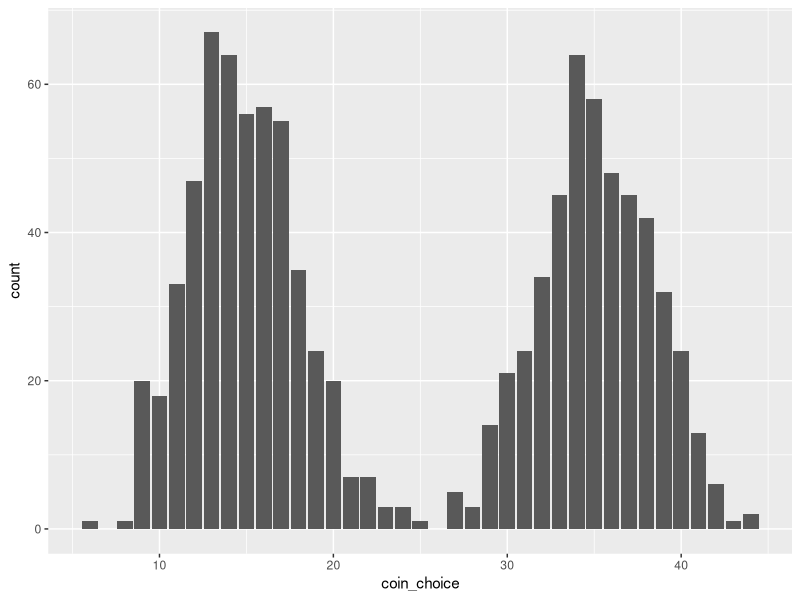
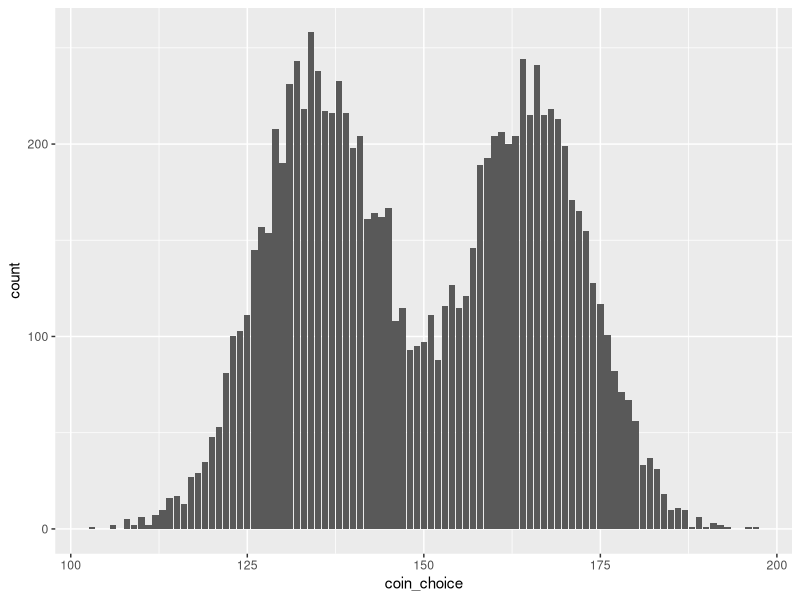
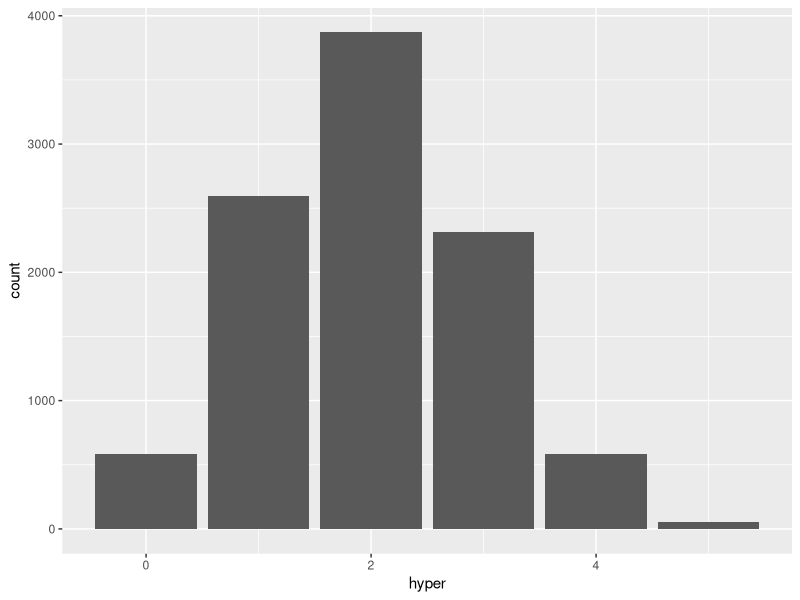
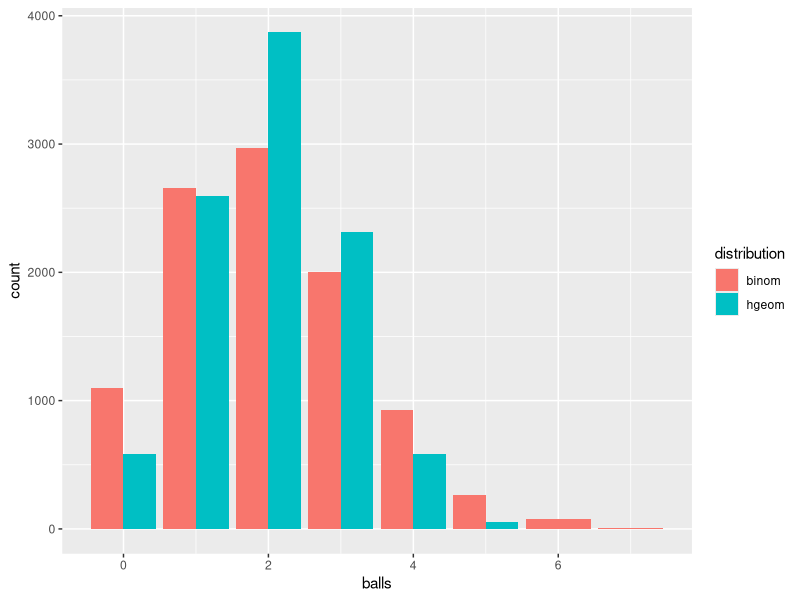
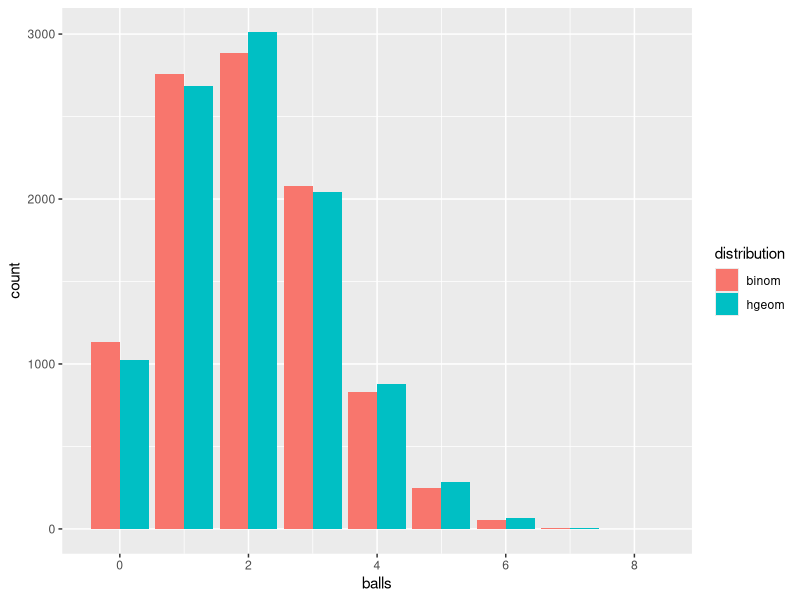
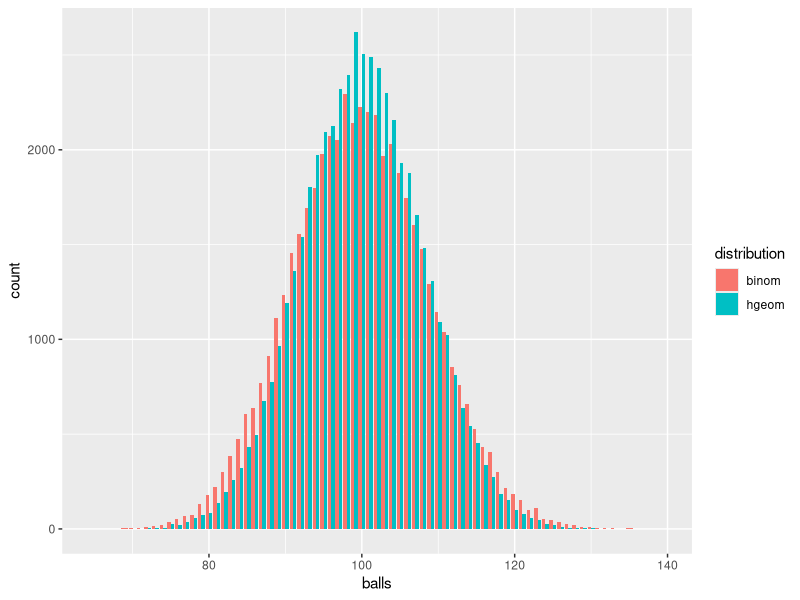

The R script that drew these images, in order: (Note: a time limit stopped this script after it produced the figures.)
## ---- chunk 1
knitr::opts_chunk$set(echo = TRUE)
if(!require("tidyverse")) {
  install.packages("tidyverse")
  require(tidyverse)
}
## ---- chunk 2
# dbinom gives you the PMF evaluated at the event that the
# binomial rv yields the first argument
dbinom(8, 20, 0.4)

# Cumulative PMF at the argument
# monotonically increasing
pbinom(c(1:25), 20, 0.4)

# Input is quantile
# Gives you the boundary to reach that quantile
qbinom(0.5, 20, 0.4)

# Random number generation
rbinom(55, 20, 0.4)

# set.seed to make results reproducible
set.seed(20210930)
rbinom(55, 20, 0.4)
## ---- chunk 3
coin1 <- rbinom(1000, 50, 0.3)
coin2 <- rbinom(1000, 50, 0.7)
x <- sample(0:1, 1000, replace = T)
coin_choice <- c(
  coin1[!x], 
  coin2[as.logical(x)]
)
## ---- chunk 4
library(ggplot2)
df <- data.frame(
  x = c(1:length(coin_choice)), 
  coin_choice
)
ggplot(df, aes(x = coin_choice)) + 
  geom_bar()
## ---- chunk 5
coin1 <- rbinom(10000, 300, 0.45)
coin2 <- rbinom(10000, 300, 0.55)
x <- sample(0:1, 10000, replace = T)
coin_choice <- c(
  coin1[!x], 
  coin2[as.logical(x)]
)

ggplot(data.frame(coin_choice), aes(x = coin_choice)) + 
  geom_bar()
## ---- chunk 6
hyper <- rhyper(10000, 5, 20, 10)
df <- data.frame(
  x = 1:1000, 
  hyper
)
ggplot(df, aes(x = hyper)) + 
  geom_bar()
## ---- chunk 7
binom <- rbinom(10000, 10, 0.2)
df <- data.frame(df, binom) # wide table - not good for plotting
df <- rbind(
  data.frame(
    balls = hyper, 
    distribution = "hgeom"
  ), 
  data.frame(
    balls = binom, 
    distribution = "binom"
  )
)
ggplot(df, aes(x = balls, fill = distribution)) + 
  geom_bar(position = "dodge")
## ---- chunk 8
df <- rbind(
  data.frame(
    balls = rhyper(10000, 500, 2000, 10), 
    distribution = "hgeom"
  ), 
  data.frame(
    balls = rbinom(10000, 10, 0.2), 
    distribution = "binom"
  )
)
ggplot(df, aes(x = balls, fill = distribution)) + 
  geom_bar(position = "dodge")
## ---- chunk 9
df <- rbind(
  data.frame(
    balls = rhyper(50000, 500, 2000, 500), 
    distribution = "hgeom"
  ), 
  data.frame(
    balls = rbinom(50000, 500, 0.2), 
    distribution = "binom"
  )
)
ggplot(df, aes(x = balls, fill = distribution)) + 
  geom_bar(position = "dodge")
## ---- chunk 10
wolf_sim <- function(sheep = 50) {
  wolf <- sample(c(-1, 1), 1)
  while(tail(wolf, 1) != sheep) {
    wolf <- c(wolf, (tail(wolf, 1) + sample(c(-1, 1), 1)) %% 99)
  }
  
  return(
    (sheep - 1) %% 99 %in% wolf & (sheep + 1) %% 99 %in% wolf
  )
}

wolf_rep <- replicate(10000, wolf_sim())
mean(wolf_rep) # result is 0.0112
